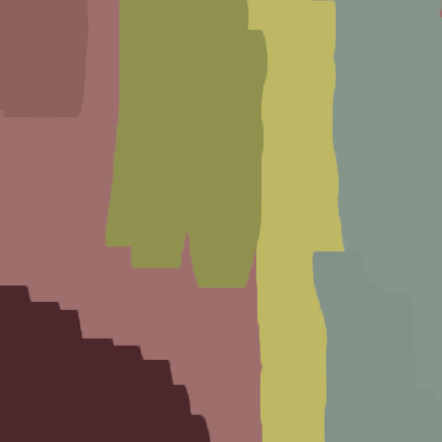
#> input picture swatches/Cactus2.jpg, 442 x 442 px
$ python window_color_analyzer.py swatches/Cactus2.jpg
#> lines starting #> are read from the running program, lines starting #| are printed output that depends on the picture
#> in process_image, img is the input picture: shape (442, 442, 3); mean B, G, R 100.4, 130, 143.7
### range_from_swatch.py
import cv2 as cv2
import numpy as np
import logging

# Configure logging
logging.basicConfig(level=logging.INFO)
logger = logging.getLogger(__name__)

# [14 lines left out: function read_image_from_file, not called in this run]

def assert_input_colour_space(img, colour_space):
    """
    Convert image to specified color space if needed.

    Args:
        img (numpy.ndarray): Input image
        colour_space (str): Target color space ('RGB' or 'HSV')

    Returns:
        numpy.ndarray: Image in the specified color space
    """
#> called with colour_space = 'RGB'
    if colour_space == 'HSV':
        return cv2.cvtColor(img, cv2.COLOR_BGR2HSV)
    elif colour_space == 'RGB':
        return cv2.cvtColor(img, cv2.COLOR_BGR2RGB)
    else:
        raise ValueError(f"Unsupported color space: {colour_space}")

# [78 lines left out: function extract_colour_range_from_swatch, not called in this run]

# [13 lines that do not run on import are left out]

### window_color_analyzer.py
import cv2
import numpy as np
import plotly.graph_objects as go
from plotly.subplots import make_subplots
import argparse
import os
from range_from_swatch import assert_input_colour_space
from scipy.spatial.distance import pdist, squareform
from scipy import stats
from sklearn.cluster import DBSCAN

def calculate_window_averages(image, window_size=100, color_space='RGB'):
    """
    Divides an image into non-overlapping windows and calculates the average color for each window.

    Args:
        image: Input image (numpy array)
        window_size: Size of each square window (default: 100)
        color_space: Color space to use ('RGB' or 'HSV')

    Returns:
        windows_grid: 2D grid of average colors
        window_positions: 2D grid of window positions (x, y, width, height)
    """
    # Convert image to specified color space if needed
    img = assert_input_colour_space(image, color_space)

    height, width = img.shape[:2]
#> height = 442; width = 442

    # Calculate number of windows in each dimension
    num_windows_x = width // window_size
#> num_windows_x = 4
    num_windows_y = height // window_size
#> num_windows_y = 4

    print(f"Image dimensions: {width}x{height}")
#| Image dimensions: 442x442
    print(f"Window grid: {num_windows_x}x{num_windows_y} ({num_windows_x * num_windows_y} windows)")
#| Window grid: 4x4 (16 windows)

    # Initialize arrays to store average colors and window positions
    windows_grid = np.zeros((num_windows_y, num_windows_x, 3), dtype=np.float32)
    window_positions = np.zeros((num_windows_y, num_windows_x, 4), dtype=np.int32)

    # Process each window
    for y in range(num_windows_y):
        for x in range(num_windows_x):
            # Calculate window coordinates
            x1 = x * window_size
            y1 = y * window_size
            x2 = min(x1 + window_size, width)
            y2 = min(y1 + window_size, height)

            # Store window position
            window_positions[y, x] = [x1, y1, window_size, window_size]

            # Extract window
            window = img[y1:y2, x1:x2]

            # Calculate average color
            avg_color = np.mean(window, axis=(0, 1))
            windows_grid[y, x] = avg_color
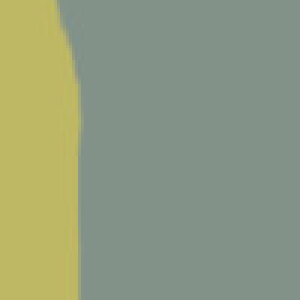
#> window: shape (100, 100, 3) (shown 3 times larger); mean R, G, B 145.2, 155.6, 126.9

    return windows_grid, window_positions

def rgb_to_hex(rgb):
    """Convert RGB values to hex color string."""
    r, g, b = [max(0, min(255, int(val))) for val in rgb]  # Clamp values to valid range
    return f'rgb({r}, {g}, {b})'

# [245 lines left out: functions hsv_to_rgb, filter_noise_from_distinct_windows, visualize_window_averages, not called in this run]

def visualize_3d_color_distribution(windows_grid, color_space='RGB'):
    """
    Creates an interactive 3D visualization of window colors.

    Args:
        windows_grid: 2D grid of average colors
        color_space: Color space used ('RGB' or 'HSV')
    """
    # Reshape the grid to get all window colors
    window_colors = windows_grid.reshape(-1, 3)

    # Create coordinates for the grid
    num_windows_y, num_windows_x = windows_grid.shape[:2]
    grid_coords = []
    window_labels = []

    for y in range(num_windows_y):
        for x in range(num_windows_x):
            grid_coords.append((x, y))
            window_labels.append(f"Window ({x},{y})")

    # Convert colors to RGB for display
    if color_space == 'HSV':
        marker_colors = [rgb_to_hex(hsv_to_rgb(color)) for color in window_colors]
    else:
        marker_colors = [rgb_to_hex(color) for color in window_colors]

    # Create 3D scatter plot
    fig = go.Figure(data=[
        go.Scatter3d(
            x=window_colors[:, 0],
            y=window_colors[:, 1],
            z=window_colors[:, 2],
            mode='markers',
            marker=dict(
                size=8,
                color=marker_colors,
                opacity=0.8
            ),
            text=[f"{window_labels[i]}<br>Color: {window_colors[i]}" for i in range(len(window_colors))],
            hoverinfo='text'
        )
    ])

    # Set axis labels based on color space
    if color_space == 'RGB':
        axis_labels = ['Red', 'Green', 'Blue']
        axis_range = [0, 255]
    else:  # HSV
        axis_labels = ['Hue', 'Saturation', 'Value']
        axis_range = [[0, 180], [0, 255], [0, 255]]

    # Update layout
    fig.update_layout(
        title=f'3D Color Distribution in {color_space} Space',
        scene=dict(
            xaxis_title=axis_labels[0],
            yaxis_title=axis_labels[1],
            zaxis_title=axis_labels[2],
            xaxis=dict(range=axis_range[0] if isinstance(axis_range[0], list) else axis_range),
            yaxis=dict(range=axis_range[1] if isinstance(axis_range[0], list) else axis_range),
            zaxis=dict(range=axis_range[2] if isinstance(axis_range[0], list) else axis_range),
        ),
        margin=dict(l=0, r=0, b=0, t=40)
    )

    # Show the plot
    fig.show()

    return fig

def analyze_window_statistics(windows_grid, color_space='RGB'):
    """
    Analyzes and prints statistics about the window colors.

    Args:
        windows_grid: 2D grid of average colors
        color_space: Color space used ('RGB' or 'HSV')

    Returns:
        statistics: Dictionary containing color statistics
    """
#> called with windows_grid = array of shape (4, 4, 3), color_space = 'RGB'
    # Flatten the grid to analyze all windows
    all_windows = windows_grid.reshape(-1, 3)
#> all_windows = 16 rows, first 8: [143.3, 99.62, 93.3], [146.7, 138.2, 84.66], [162.3, 160.5, 87.35], [153, 161.2, 124.7], [155.7, 108.4, 105.7], [146.1, 139.7, 83.4], [161.4, 159.8, 86.92], [153, 161.3, 124.7]

    # Calculate statistics
    mean_color = np.mean(all_windows, axis=0)
#> mean_color = [147.9, 131.7, 98.19]
    std_color = np.std(all_windows, axis=0)
#> std_color = [19.15, 32.73, 20.1]
    min_color = np.min(all_windows, axis=0)
#> min_color = [84.38, 47.15, 50.54]
    max_color = np.max(all_windows, axis=0)
#> max_color = [170.9, 161.3, 126.9]

    # Define channel names based on color space
    if color_space == 'RGB':
        channels = ['Red', 'Green', 'Blue']
    else:  # HSV
        channels = ['Hue', 'Saturation', 'Value']

    # Print statistics
    print("\nWindow Color Statistics:")
    print("-----------------------")
    for i, channel in enumerate(channels):
        print(f"{channel}: Mean={mean_color[i]:.1f}, StdDev={std_color[i]:.1f}, Min={min_color[i]:.1f}, Max={max_color[i]:.1f}")
#> this loop made 3 passes
#| Red: Mean=147.9, StdDev=19.1, Min=84.4, Max=170.9
#| Green: Mean=131.7, StdDev=32.7, Min=47.2, Max=161.3
#| Blue: Mean=98.2, StdDev=20.1, Min=50.5, Max=126.9

    # Calculate color variation (useful for identifying potential objects)
    color_variation = np.sum(std_color)
#> color_variation = 71.97
    print(f"\nOverall color variation: {color_variation:.1f}")
#| Overall color variation: 72.0

    if color_variation > 50:
        print("High color variation - Multiple distinct color regions detected")
    else:
        print("Low color variation - Relatively uniform color across the image")

    # Create a visualization of the statistics
    stats_fig = go.Figure()

    # Add bar chart for mean values with error bars for standard deviation
    stats_fig.add_trace(go.Bar(
        x=channels,
        y=mean_color,
        error_y=dict(
            type='data',
            array=std_color,
            visible=True
        ),
        name='Mean Values'
    ))

    # Add range indicators (min/max)
    stats_fig.add_trace(go.Scatter(
        x=channels,
        y=min_color,
        mode='markers',
        name='Min Values',
        marker=dict(size=10, symbol='triangle-down')
    ))

    stats_fig.add_trace(go.Scatter(
        x=channels,
        y=max_color,
        mode='markers',
        name='Max Values',
        marker=dict(size=10, symbol='triangle-up')
    ))

    # Update layout
    stats_fig.update_layout(
        title="Color Channel Statistics",
        xaxis_title="Color Channel",
        yaxis_title="Value",
        yaxis=dict(range=[0, 260]) if color_space == 'RGB' else dict(range=[0, 260]),
        legend=dict(orientation="h", yanchor="bottom", y=1.02, xanchor="right", x=1)
    )

    # Show the figure
    stats_fig.show()

    # Return statistics as a dictionary
    return {
        'mean_color': mean_color,
        'std_color': std_color,
        'min_color': min_color,
        'max_color': max_color,
        'color_variation': color_variation
    }

# [415 lines left out: functions identify_objects, visualize_object_clusters, find_distinct_windows, not called in this run]

def process_image(image_path, color_space='RGB', window_size=100, threshold=None,
                 find_distinct=False, std_threshold=1.5, reduce_noise=False,
                 identify_objects_flag=False, color_weight=0.7, save_path=None):
    """
    Process an image to visualize average colors in windows and identify objects.

    Args:
        image_path: Path to the input image
        color_space: Color space to use ('RGB' or 'HSV')
        window_size: Size of each square window
        threshold: Optional threshold value for highlighting
        find_distinct: Whether to find windows with distinct colors
        std_threshold: How many standard deviations from mean to consider distinct
        reduce_noise: Whether to filter out isolated distinct windows
        identify_objects_flag: Whether to identify and visualize objects
        color_weight: Weight for color distance in object identification (0-1)
        save_path: Optional path to save the visualization
    """
    # Check if file exists
    if not os.path.exists(image_path):
        raise ValueError(f"Image file not found: {image_path}")

    # Read the image
    img = cv2.imread(image_path)
    if img is None:
        raise ValueError(f"Could not read image from {image_path}")

    print(f"Processing image: {image_path}")
    print(f"Color space: {color_space}")

    # Calculate average colors for windows
    windows_grid, window_positions = calculate_window_averages(img, window_size, color_space)

    # Analyze window statistics
    statistics = analyze_window_statistics(windows_grid, color_space)
#> statistics = {'mean_color': [147.9, 131.7, 98.19], 'std_color': [19.15, 32.73, 20.1], 'min_color': [84.38, 47.15, 50.54], 'max_color': [170.9, 161.3, 126.9], 'color_variation': 71.97}

    # Create 3D color distribution visualization
    visualize_3d_color_distribution(windows_grid, color_space)
#> in visualize_3d_color_distribution, `window_colors = windows_grid.reshape(-1, 3)`: window_colors has the same summary as all_windows in analyze_window_statistics
#> in visualize_3d_color_distribution, `marker_colors = [rgb_to_hex(color) for color in window_colors]`: marker_colors = 16 items, first 6: 'rgb(143, 99, 93)', 'rgb(146, 138, 84)', 'rgb(162, 160, 87)', 'rgb(152, 161, 124)', 'rgb(155, 108, 105)', 'rgb(146, 139, 83)'

    # Find windows with distinct colors if requested
    object_labels = None
    merged_indices = None
    if find_distinct:
        distinct_indices, object_labels, merged_indices = find_distinct_windows(
            windows_grid, color_space, std_threshold, reduce_noise, identify_objects_flag)

        # Visualize identified objects if requested
        if identify_objects_flag and merged_indices is not None:
            visualize_object_clusters(windows_grid, merged_indices, img, color_space, save_path)

    # Visualize the results
    # visualize_window_averages(windows_grid, window_positions, img, color_space, threshold, save_path)

    return windows_grid, window_positions, statistics, object_labels

if __name__ == "__main__":
    parser = argparse.ArgumentParser(description='Analyze average colors in image windows')
    parser.add_argument('image_path', help='Path to the image')
    parser.add_argument('--colour-space', choices=['RGB', 'HSV'], default='RGB',
                      help='Color space to use (default: RGB)')
    parser.add_argument('--window-size', type=int, default=100,
                      help='Size of each window in pixels (default: 100)')
    parser.add_argument('--threshold', type=float, default=None,
                      help='Intensity threshold for highlighting windows (0-255)')
    parser.add_argument('--find-distinct', action='store_true',
                      help='Find windows with colors that stand out')
    parser.add_argument('--std-threshold', type=float, default=1.5,
                      help='Standard deviation threshold for distinct windows (default: 1.5)')
    parser.add_argument('--reduce-noise', action='store_true',
                      help='Filter out isolated distinct windows to reduce noise')
    parser.add_argument('--identify-objects', action='store_true',
                      help='Identify distinct objects in the image')
    parser.add_argument('--color-weight', type=float, default=0.7,
                      help='Weight for color distance in object identification (0-1, default: 0.7)')
    parser.add_argument('--save', type=str, default=None,
                      help='Path to save the visualization')

    args = parser.parse_args()

    try:
        process_image(
            args.image_path,
            args.colour_space,
            args.window_size,
            args.threshold,
            args.find_distinct,
            args.std_threshold,
            args.reduce_noise,
            args.identify_objects,
            args.color_weight,
            args.save
        )
        print("Analysis complete!")
    except Exception as e:
        print(f"Error: {str(e)}")
        import traceback
        traceback.print_exc()
        exit(1)
